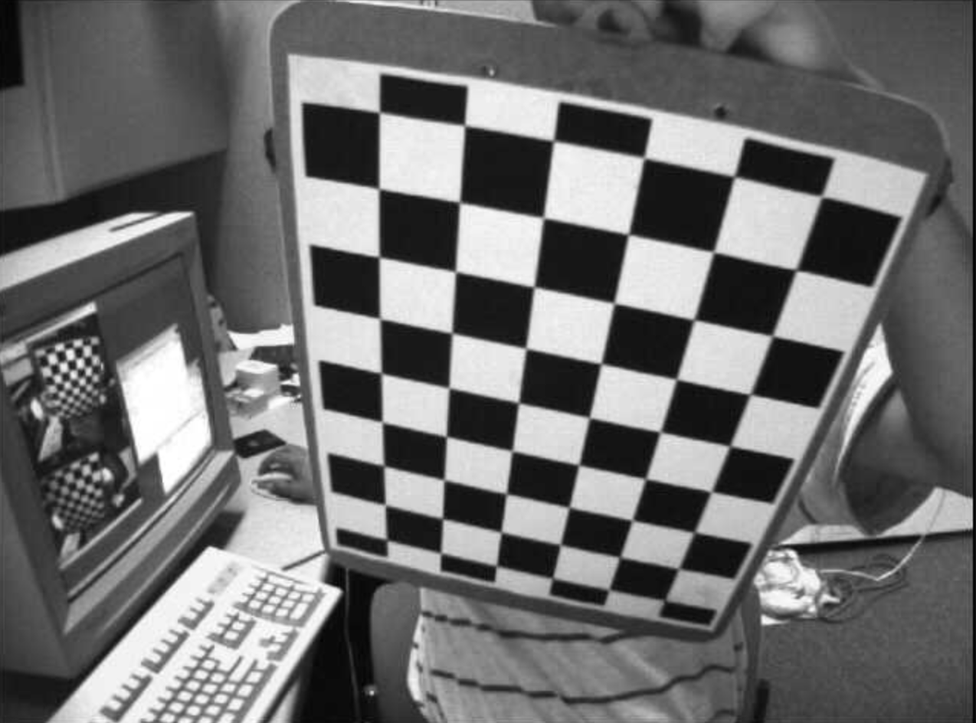
#> input picture images/tutorial_checkerboard/2.png, 976 x 723 px, shrunk from 1274 x 944 before the run
$ python homography_and_pose.py
#> lines starting #> are read from the running program, lines starting #| are printed output that depends on the picture
import cv2 as cv
import numpy as np
import math

"""
Inputs: H - a 3x3 homography matrix
        K - the intrinsic camera matrix found in the calibration step
Outputs: T - the 3 x 4 transformation matrix (it has both rotation and translation)
         R - the 3 x 3 rotation matrix
         t - the 3 x 1 translation vector
Description: Get the rotation matrix, translation vector, and combined transformation matrix
from a homography matrix and camera parameters
"""
# [16 lines left out: function get_rotation_matrix, not called in this run]

"""
Inputs: T - the transformation matrix in form [R | t] where R is a rotation matrix and t
        is the translation vector. It is of size (3, 4)
        K - the intrinsic camera calibration matrix determined in the camera calibration step
        pts - the pts that you want projected from 3D space into 2D space
Outputs: a numpy array where all input pts have been projected onto the 2D plane of the image
"""
# [10 lines left out: function project_pts, not called in this run]

"""
Inputs: img - the img you want to draw lines on
        corners - a list of corners where the 0th element is the pixel location for the origin
            of the axis
        pts - a (3,3) numpy array that has three points that when connected to the origin
            create the x, y, z axis
Outputs: an image with x, y, z axis in red, green, blue drawn on it
Description: Given an origin (corners[0]) and three points that have been projected from 3D space
to the 2D plane, draw x, y, z axis
"""
# [8 lines left out: function draw, not called in this run]

"""
Inputs: objpts - a (4, 2) numpy array of points in the reference frame of the object
        imgpts - a (4, 2) numpy array of points in the reference frame of the image (
                the pixel locations of the features)
Returns: a 3 x 3 homography matrix to get from objpts to imgpts
Description: calculate a homography matrix using 4 coplanar points
"""
# [39 lines left out: function find_homography, not called in this run]

def main():
    with np.load("tutorial_calibration.npz") as data:
#> (reads src/tutorial_calibration.npz from the repository)
        mtx, dist = [data[i] for i in ("mtx", "dist")]

    objp = np.zeros((6 * 7, 3), np.float32)
    objp[:, :2] = np.mgrid[0:7, 0:6].T.reshape(-1, 2)

    pt1 = objp[0]
    pt2 = objp[4]
    pt3 = objp[7]
    pt4 = objp[11]
    objp = np.vstack((pt1, pt2, pt3, pt4))

    criteria = (cv.TERM_CRITERIA_EPS + cv.TERM_CRITERIA_MAX_ITER, 30, 0.001)
    img = cv.imread("../images/tutorial_checkerboard/2.png")
#> img is the input picture: shape (723, 976, 3); min 3, max 255, mean 110.5
    gray = cv.cvtColor(img, cv.COLOR_BGR2GRAY)
    gray = cv.undistort(gray, mtx, dist, None, mtx)
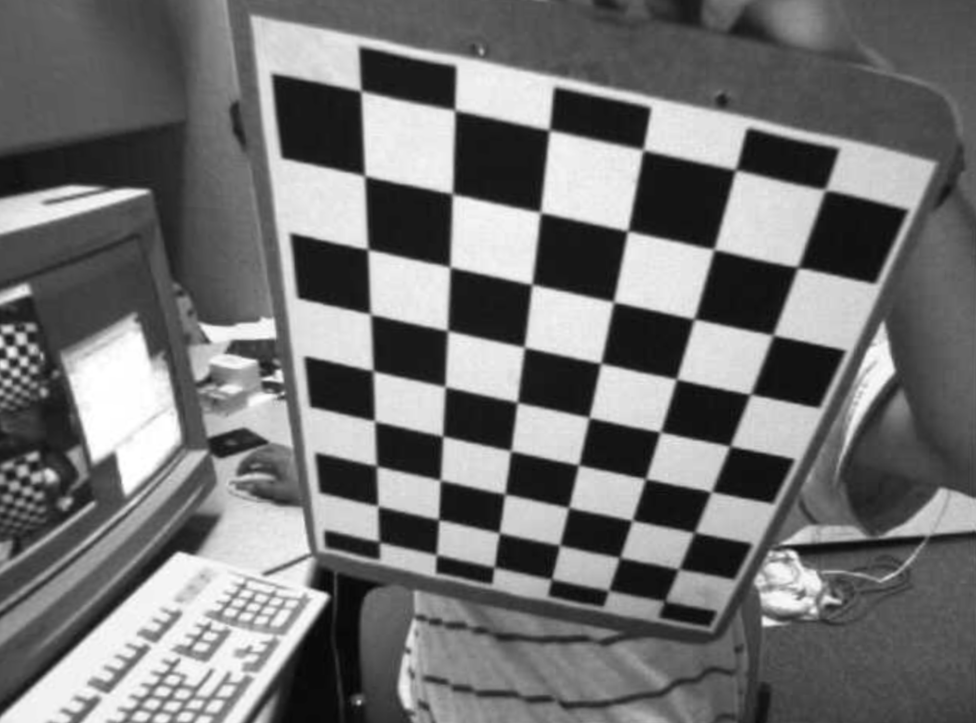
#> gray: shape (723, 976); min 3, max 255, mean 114.5

    ret, corners = cv.findChessboardCorners(gray, (7, 6), None)
#> ret = False; corners = None
    if ret == True:
        corners2 = cv.cornerSubPix(gray, corners, (11, 11), (-1, -1), criteria)
        corners2 = corners2.flatten().reshape(-1, 2)

        pt1 = corners2[0]
        pt2 = corners2[4]
        pt3 = corners2[7]
        pt4 = corners2[11]
        corners2 = np.vstack((pt1, pt2, pt3, pt4))

        H = find_homography(objp, corners2)

        T, R, t = get_rotation_matrix(H, mtx)

        axis = np.float32([[3, 0, 0], [0, 3, 0], [0, 0, -3]]).flatten().reshape((3, 3))
        projected_pts = project_pts(T, mtx, axis)

        img = draw(img, corners, projected_pts)

        cv.imshow('img', img)
        cv.waitKey(0)
        cv.destroyAllWindows()


if __name__ == "__main__":
    main()
